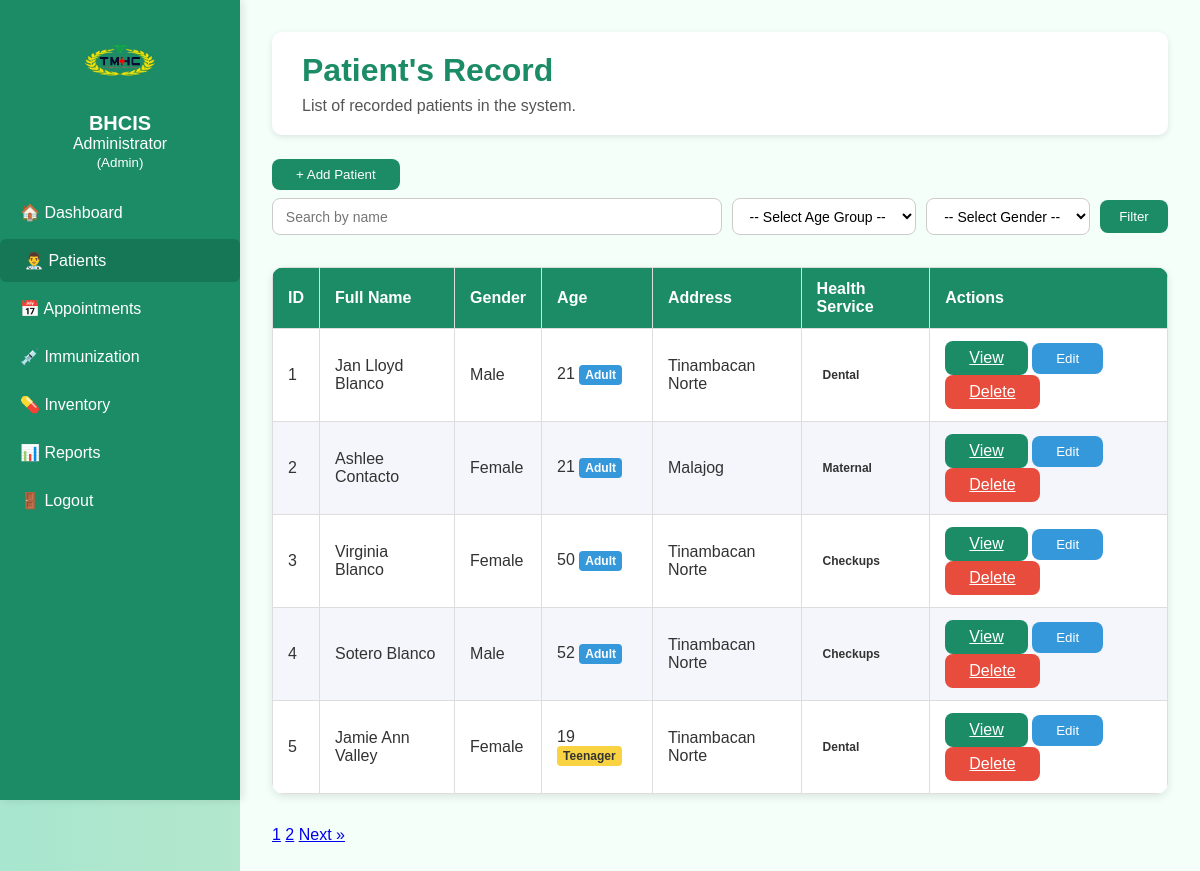
Screenshot of /patients.php (signed in) with the database file from the repository.
### tables this page shows
CREATE TABLE `appointments` (
  `appointment_id` int(11) NOT NULL,
  `patient_id` int(11) NOT NULL,
  `appointment_date` datetime NOT NULL,
  `status` enum('Pending','Completed','Cancelled') DEFAULT 'Pending',
  `service` enum('Childcare','Maternal','Dental','Checkups','Other') NOT NULL DEFAULT 'Other'
);

CREATE TABLE `patients` (
  `patient_id` int(11) NOT NULL,
  `fullname` varchar(100) DEFAULT NULL,
  `birthdate` date DEFAULT NULL,
  `health_service` enum('childcare','maternal','dental','checkups','other') DEFAULT NULL,
  `gender` enum('Male','Female') DEFAULT NULL,
  `address` varchar(255) DEFAULT NULL,
  `contact` varchar(20) DEFAULT NULL,
  `date_registered` timestamp NOT NULL DEFAULT current_timestamp()
);

### patients.php (the view, shortened to what this page needs)
<?php
include('includes/db_connect.php');
$limit = 5;
$page = isset($_GET['page']) ? (int)$_GET['page'] : 1;
$start = ($page - 1) * $limit;
$search = mysqli_real_escape_string($conn, trim($_GET['search'] ?? ''));
$whereSql = '';
$countQuery = "SELECT COUNT(*) as total FROM patients p $whereSql";
$countResult = mysqli_query($conn, $countQuery);
$total = mysqli_fetch_assoc($countResult)['total'];
$totalPages = ceil($total / $limit);
$query = "
    SELECT p.*, TIMESTAMPDIFF(YEAR, p.birthdate, CURDATE()) AS age,
           a.service AS latest_service,
           a.appointment_date AS latest_date
    FROM patients p
    LEFT JOIN appointments a
        ON a.patient_id = p.patient_id
        AND a.appointment_date = (
            SELECT appointment_date
            FROM appointments
            WHERE patient_id = p.patient_id
            ORDER BY ABS(TIMESTAMPDIFF(SECOND, appointment_date, NOW())) ASC
            LIMIT 1
        )
    $whereSql
    ORDER BY p.patient_id ASC
    LIMIT $start, $limit
";
$result = mysqli_query($conn, $query);
?>
<!DOCTYPE html>
<html lang="en">
<head>
    <link rel="stylesheet" href="assets/css/style.css">
</head>
<body>
<div class="container">
    <div class="sidebar">
        <div class="sidebar-header">
            <img src="assets/images/logo1.png" alt="TMHC Logo">
            <h2>BHCIS</h2>
            <p class="welcome">
                <?php echo htmlspecialchars($_SESSION['fullname']); ?><br>
                <small>(<?php echo htmlspecialchars($_SESSION['role']); ?>)</small>
            </p>
        </div>
        <ul>
            <li><a href="dashboard.php">🏠 Dashboard</a></li>
            <li><a href="patients.php" class="active">👨‍⚕️ Patients</a></li>
            <li><a href="appointments.php">📅 Appointments</a></li>
            <li><a href="immunization.php">💉 Immunization</a></li>
            <li><a href="inventory.php">💊 Inventory</a></li>
            <li><a href="reports.php">📊 Reports</a></li>
            <li><a href="logout.php">🚪 Logout</a></li>
        </ul>
    </div>
    <div class="main-content">
        <div class="page-header">
            <h1>Patient's Record </h1>
            <p>List of recorded patients in the system.</p>
        </div>
        <button id="openModal" class="btn-primary">+ Add Patient</button>
        <form method="GET" action="patients.php" class="filter-form">
            <input type="text" name="search" placeholder="Search by name" value="<?php echo htmlspecialchars($_GET['search'] ?? ''); ?>">
            <select name="age_group">
                <option value="">-- Select Age Group --</option>
            </select>
            <select name="gender">
                <option value="">-- Select Gender --</option>
            </select>
            <button type="submit">Filter</button>
        </form>
         <table class="patients-table">
            <thead>
                <tr>
                    <th>ID</th>
                    <th>Full Name</th>
                    <th>Gender</th>
                    <th>Age</th>
                    <th>Address</th>
                    <th>Health Service</th>
                    <th>Actions</th>
                </tr>
            </thead>
            <tbody>
            <?php if(mysqli_num_rows($result) > 0): ?>
                <?php while($row = mysqli_fetch_assoc($result)): ?>
                    <tr>
                        <td><?php echo $row['patient_id']; ?></td>
                        <td><?php echo htmlspecialchars($row['fullname']); ?></td>
                        <td><?php echo $row['gender']; ?></td>
                        <td>
                            <?php echo $row['age']; ?>
                            <?php
                            $age = $row['age'];
                            if($age <= 1) echo '<span class="status pending">Infant</span>';
                            elseif($age <= 12) echo '<span class="status completed">Child</span>';
                            elseif($age <= 19) echo '<span class="status warning">Teenager</span>';
                            elseif($age <= 59) echo '<span class="status active">Adult</span>';
                            else echo '<span class="status inactive">Senior</span>';
                            ?>
                        </td>
                        <td><?php echo htmlspecialchars($row['address']); ?></td>
                        <td>
                            <?php if(!empty($row['latest_service'])): ?>
                                <span class="status <?= strtolower($row['latest_service']) ?>">
                                    <?= htmlspecialchars(ucfirst($row['latest_service'])) ?>
                                </span>
                            <?php else: ?>
                                <span class="status inactive">N/A</span>
                            <?php endif; ?>
                        </td>
                        <td>
                            <a href="view_patient.php?id=<?php echo $row['patient_id']; ?>" class="btn-primary">View</a>
                            <button class="btn-edit editBtn"
                                data-id="<?php echo $row['patient_id']; ?>"
                                data-fullname="<?php echo htmlspecialchars($row['fullname']); ?>"
                                data-birthdate="<?php echo $row['birthdate']; ?>"
                                data-gender="<?php echo $row['gender']; ?>"
                                data-address="<?php echo htmlspecialchars($row['address']); ?>"
                                data-contact="<?php echo htmlspecialchars($row['contact']); ?>"
                            >Edit</button>
                            <a href="DELETE/delete_patient.php?id=<?php echo $row['patient_id']; ?>"
                                class="btn-delete"
                                onclick="return confirm('Are you sure you want to delete this patient?');">
                                Delete
                            </a>
                        </td>
                    </tr>
                <?php endwhile; ?>
            <?php else: ?>
                <tr><td colspan="6" style="text-align:center;">No patients found.</td></tr>
            <?php endif; ?>
            </tbody>
        </table>
        <div class="pagination">
            <?php for($i=1; $i<=$totalPages; $i++): ?>
                <a href="?page=<?php echo $i; ?>&search=<?php echo urlencode($search); ?>" class="<?php if($i==$page) echo 'active'; ?>"><?php echo $i; ?></a>
            <?php endfor; ?>
            <?php if($page < $totalPages): ?>
                <a href="?page=<?php echo $page+1; ?>&search=<?php echo urlencode($search); ?>">Next &raquo;</a>
            <?php endif; ?>
        </div>
    </div>
</div>
</body>
</html>

### assets/css/style.css (style rules this page uses)
:root { --primary-color: #1b8c66; --primary-hover: #157755; --background-gradient: linear-gradient(to right, #a8e6cf, #dcedc1); --text-color: #333; --error-color: #e74c3c; --card-bg: #fff; --dashboard-bg: #f5fff9; --transition-speed: 0.3s; --success: #d4edda; --success-text: #155724; --error-bg: #f8d7da; --error-text: #721c24; --pending: #fff3cd; --pending-text: #856404; }
* { box-sizing: border-box; margin: 0; padding: 0; }
body { background: var(--background-gradient); font-family: "Poppins", sans-serif; color: var(--text-color); }
input { width: 90%; padding: 0.625rem 0.75rem; margin: 0.5rem 0; border: 1px solid #ccc; border-radius: 8px; font-size: 0.875rem; transition: border-color 0.2s, box-shadow 0.2s; }
button, .btn-primary, .btn-edit, .btn-delete, .btn-warning, .modal form button { display: inline-block; padding: 0.5rem 1.5rem; border-radius: 8px; font-weight: 500; text-align: center; white-space: nowrap; cursor: pointer; transition: background var(--transition-speed), transform var(--transition-speed), opacity var(--transition-speed); border: none; box-shadow: none; }
.btn-primary { background: var(--primary-color); color: #fff; }
.btn-edit { background: #3498db; color: #fff; }
.btn-delete { background: var(--error-color); color: #fff; }
.status { padding: 3px 6px; border-radius: 4px; font-weight: bold; display: inline-block; }
.container { display: flex; min-height: 100vh; }
.sidebar { width: 240px; background-color: var(--primary-color); color: white; display: flex; flex-direction: column; align-items: center; padding: 1.25rem 0; position: fixed; left: 0; top: 0; height: 100vh; max-height: 100vh; overflow-y: auto; box-shadow: 3px 0 8px rgba(0,0,0,0.1); }
.sidebar-header { text-align: center; margin-bottom: 1.25rem; }
.sidebar-header img { width: 80px; margin-bottom: 0.5rem; }
.sidebar-header h2 { font-size: 1.25rem; font-weight: 600; }
.sidebar ul { list-style: none; padding: 0; width: 100%; }
.sidebar ul li a { display: block; color: white; text-decoration: none; padding: 0.75rem 1.25rem; font-weight: 500; border-radius: 6px; margin-bottom: 5px; transition: background var(--transition-speed), padding-left var(--transition-speed); }
.sidebar ul li a:hover, .sidebar ul li a.active { background-color: var(--primary-hover); padding-left: 1.5rem; }
.main-content { flex: 1; margin-left: 240px; background: var(--dashboard-bg); padding: 2rem; min-height: 100vh; }
.page-header { background: var(--card-bg); padding: 1.25rem 1.875rem; border-radius: 10px; box-shadow: 0 2px 6px rgba(0,0,0,0.1); margin-bottom: 1.5rem; }
.page-header h1 { color: var(--primary-color); margin: 0; }
.page-header p { color: #555; margin-top: 0.5rem; }
.patients-table { width: 100%; border-collapse: collapse; background: var(--card-bg); border-radius: 12px; overflow: hidden; box-shadow: 0 3px 8px rgba(0,0,0,0.1); margin-bottom: 2rem; }
.patients-table th, .patients-table td { padding: 12px 15px; text-align: left; border: 1px solid #ddd; }
.patients-table th { background: var(--primary-color); color: #fff; font-weight: 600; }
.patients-table tr:nth-child(even) { background: #f4f6fb; }
.filter-form { display: flex; flex-wrap: wrap; gap: 10px; margin-bottom: 1.5rem; align-items: center; }
.filter-form input[type="text"] { flex: 1; padding: 0.6rem 0.8rem; border-radius: 8px; border: 1px solid #ccc; font-size: 0.875rem; transition: border-color var(--transition-speed), box-shadow var(--transition-speed); }
.filter-form select { padding: 0.55rem 0.8rem; border-radius: 8px; border: 1px solid #ccc; background-color: #fff; font-size: 0.875rem; cursor: pointer; transition: border-color var(--transition-speed), box-shadow var(--transition-speed); }
.filter-form button { padding: 0.55rem 1.2rem; border-radius: 8px; font-weight: 500; background-color: var(--primary-color); color: #fff; border: none; cursor: pointer; transition: background var(--transition-speed), transform var(--transition-speed), opacity var(--transition-speed); }
.status { padding: 3px 6px; border-radius: 4px; font-weight: bold; display: inline-block; font-size: 0.75rem; }
.status.warning { background: #f9d342; color: #333; }
.status.active { background: #3498db; color: #fff; }

### rows the page displays
appointments: patient.patient_id "1", patient.fullname "Jan Lloyd Blanco", patient.gender "Male", age "21", shows "Adult", patient.address "Tinambacan Norte", service "Dental"
appointments: patient.patient_id "2", patient.fullname "Ashlee Contacto", patient.gender "Female", age "21", shows "Adult", patient.address "Malajog", service "Maternal"
appointments: patient.patient_id "3", patient.fullname "Virginia Blanco", patient.gender "Female", age "50", shows "Adult", patient.address "Tinambacan Norte", service "Checkups"
appointments: patient.patient_id "4", patient.fullname "Sotero Blanco", patient.gender "Male", age "52", shows "Adult", patient.address "Tinambacan Norte", service "Checkups"
appointments: patient.patient_id "5", patient.fullname "Jamie Ann Valley", patient.gender "Female", age "19", shows "Teenager", patient.address "Tinambacan Norte", service "Dental"

### other values shown
$_SESSION['fullname'] "Administrator"
$_SESSION['role'] "Admin"
